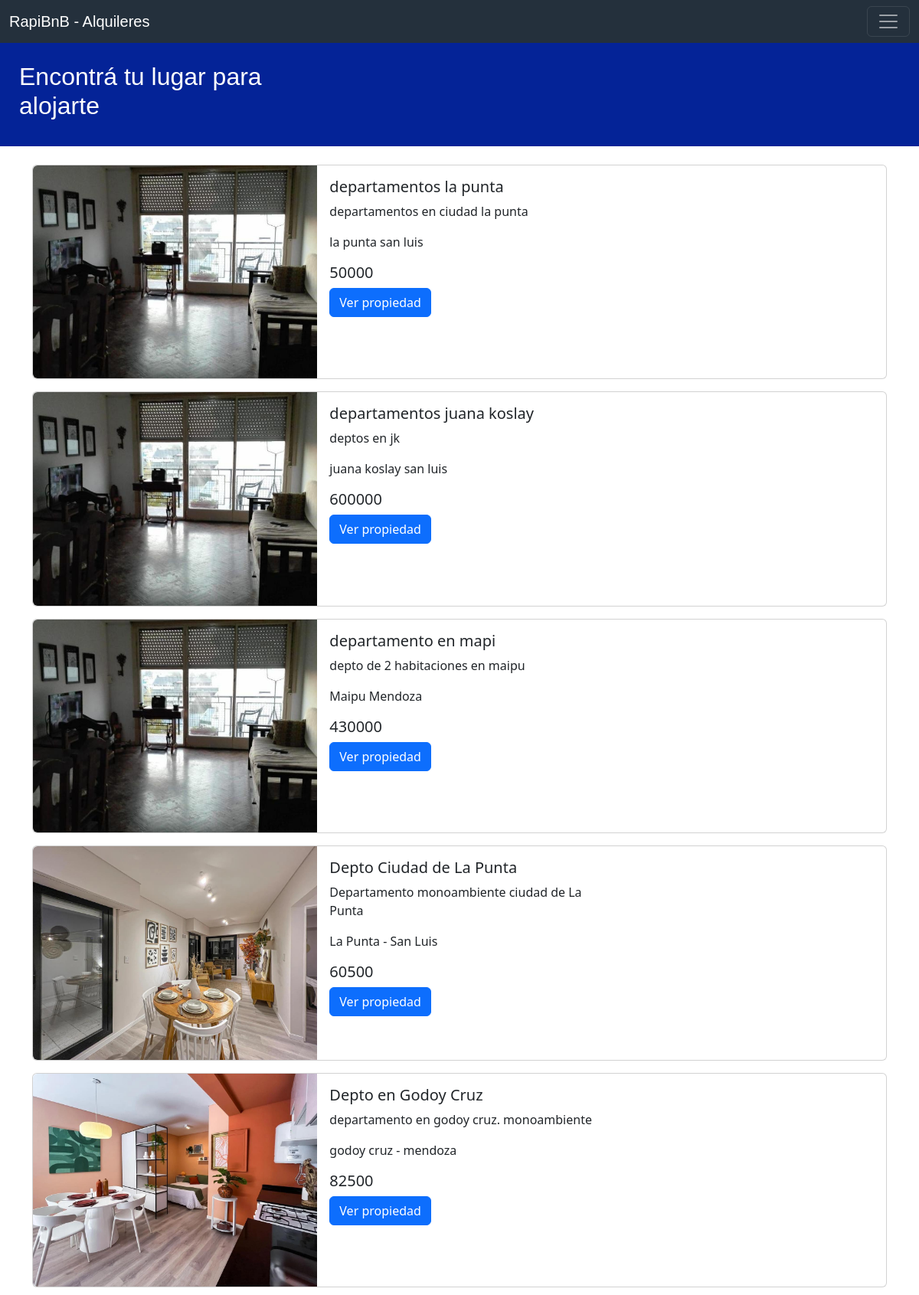
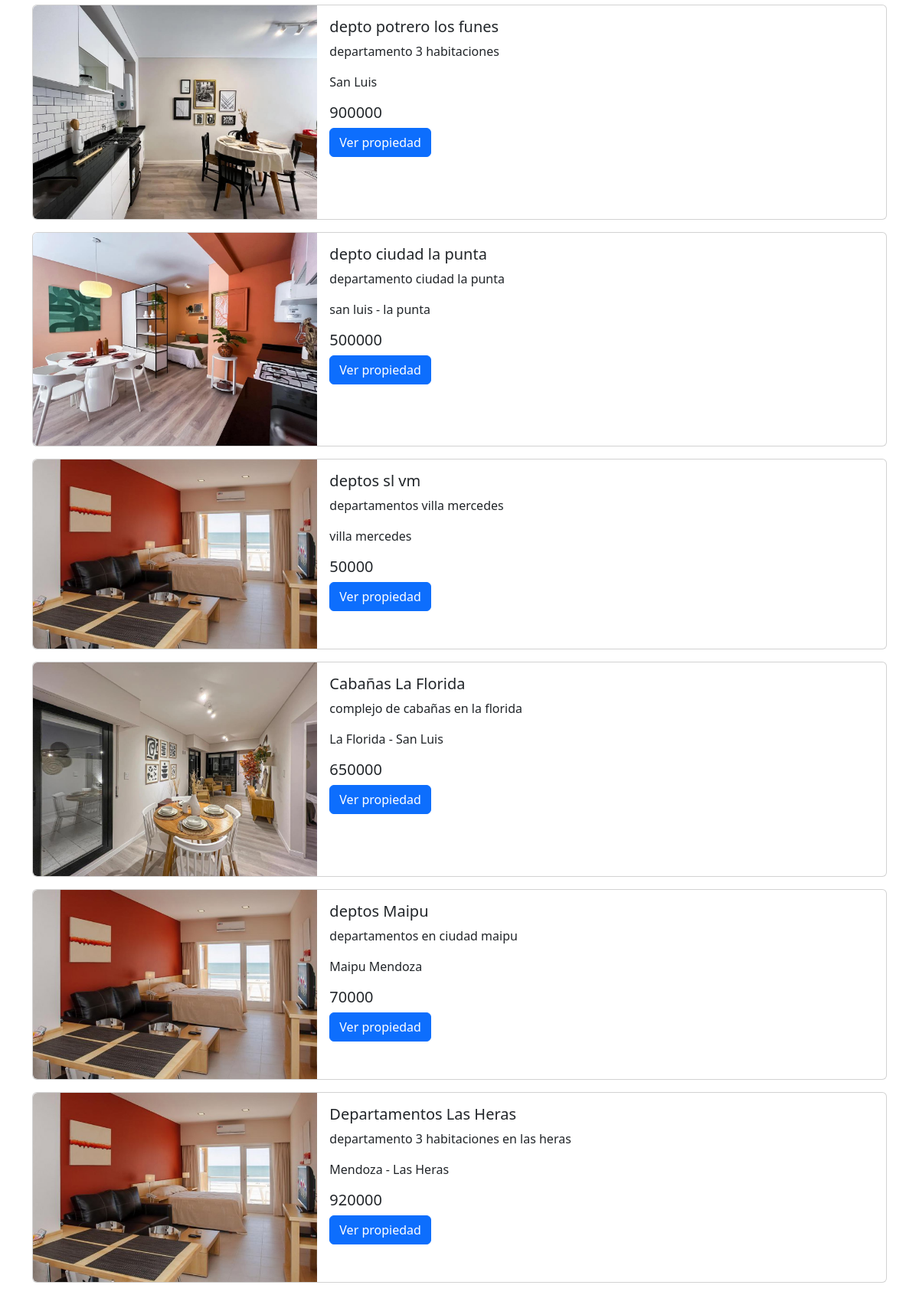
The page / (upper part) on the database its author committed (2 pictures, top to bottom).
### tables this page shows
CREATE TABLE `alquileres` (
  `id` int(11) NOT NULL,
  `titulo` varchar(250) NOT NULL,
  `descripcion` text NOT NULL,
  `ubicacion` varchar(250) NOT NULL,
  `servicios` varchar(250) NOT NULL,
  `costo` int(11) NOT NULL,
  `tminimo` date NOT NULL,
  `tmaximo` date NOT NULL,
  `cupo` int(11) NOT NULL,
  `id_user` int(11) NOT NULL,
  `estado_alquiler` int(11) NOT NULL
);

CREATE TABLE `usuarios` (
  `id_user` int(11) NOT NULL,
  `nombre` varchar(250) NOT NULL,
  `edad` int(11) NOT NULL,
  `telefono` varchar(50) NOT NULL,
  `descripcion` text NOT NULL,
  `imagen` varchar(250) NOT NULL,
  `user` varchar(250) NOT NULL,
  `pass` varchar(250) NOT NULL
);

CREATE TABLE `fotos` (
  `id_foto` int(11) NOT NULL,
  `nombre` varchar(250) NOT NULL,
  `id_alquiler` int(11) NOT NULL
);

### index.php (the view, shortened to what this page needs)
<!DOCTYPE html>
<html lang="en">
<head>
    <link href="css/bootstrap.min.css" rel="stylesheet">
    <link href="css/style.css" rel="stylesheet">
</head>
<body>
<?php
    require('includes/header.php');
?>
<div class="container-fluid" style="background-color: #042397; padding: 25px; margin-bottom: 2%; color: #fff; font-family: 'Gill Sans', 'Gill Sans MT', Calibri, 'Trebuchet MS', sans-serif;">
    <div class="row">
        <div class="col-md-4 col-lg-4">
            <h2>Encontrá tu lugar para alojarte</h2>
        </div>
    </div>
</div>
<section class="container-lg" id="posts">
<?php
    $sql_alquiler = "SELECT * FROM alquileres";
    $result_alquiler = mysqli_query($conexion, $sql_alquiler);
    while ($mostrar_alquiler = mysqli_fetch_array($result_alquiler)) {
        $id_alquiler = $mostrar_alquiler['id'];
        $id_user = $mostrar_alquiler['id_user'];
?>
    <div class="row">
        <div class="col-12 col-lg-12 col-md-12 col-sm-12">
            <div class="card mb-3" style="max-width: 100%;">
                <div class="row g-0">
                    <div class="col-md-4">
                        <?php
                            $sql_user = "SELECT * FROM usuarios WHERE id_user = '$id_user'";
                            $result_user = mysqli_query($conexion, $sql_user);
                            $mostrar_user = mysqli_fetch_array($result_user);
                            $usuario = $mostrar_user['user'];
                        ?>
                        <?php
                            $sql_foto = "SELECT * FROM fotos WHERE id_alquiler = '$id_alquiler'";
                            $result_foto = mysqli_query($conexion, $sql_foto);
                            $mostrar_foto = mysqli_fetch_array(($result_foto));
                            $img = $mostrar_foto['nombre'];
                            $ruta = "files/" . $usuario . "/" . $id_alquiler . "/". $img;
                        ?>
                        <img src=" <?php echo $ruta; ?> " class="img-fluid rounded-start" alt="">
                    </div>
                    <div class="m-3 col-md-4">
                        <h5 class="card-title"> <?php echo $mostrar_alquiler['titulo']; ?> </h5>
                        <p class="card-text"> <?php echo $mostrar_alquiler['descripcion']; ?> </p>
                        <p class="card-text"> <?php echo $mostrar_alquiler['ubicacion']; ?> </p>
                        <h5 class="card-title"> <?php echo $mostrar_alquiler['costo']; ?> </h5>
                        <a href="propiedad.php?idalquiler=<?php echo $id_alquiler; ?>" class="btn btn-primary">Ver propiedad</a>
                    </div>
                </div>
            </div>
        </div>
    </div>
<?php
    }
?>
</section>
</body>
</html>

### css/style.css (style rules this page uses)
* { margin: 0; padding: 0; box-sizing: border-box; }

### rows shown on the page
alquileres: id_user+id (picture), titulo "departamentos la punta", descripcion "departamentos en ciudad la punta", ubicacion "la punta san luis", costo "50000"
alquileres: id_user+id (picture), titulo "departamentos juana koslay", descripcion "deptos en jk", ubicacion "juana koslay san luis", costo "600000"
alquileres: id_user+id (picture), titulo "departamento en mapi", descripcion "depto de 2 habitaciones en maipu", ubicacion "Maipu Mendoza", costo "430000"
alquileres: id_user+id (picture), titulo "Depto Ciudad de La Punta", descripcion "Departamento monoambiente ciudad de La Punta", ubicacion "La Punta - San Luis", costo "60500"
alquileres: id_user+id (picture), titulo "Depto en Godoy Cruz", descripcion "departamento en godoy cruz. monoambiente", ubicacion "godoy cruz - mendoza", costo "82500"
alquileres: id_user+id (picture), titulo "depto potrero los funes", descripcion "departamento 3 habitaciones", ubicacion "San Luis", costo "900000"
alquileres: id_user+id (picture), titulo "depto ciudad la punta", descripcion "departamento ciudad la punta", ubicacion "san luis - la punta", costo "500000"
alquileres: id_user+id (picture), titulo "deptos sl vm", descripcion "departamentos villa mercedes", ubicacion "villa mercedes", costo "50000"
alquileres: id_user+id (picture), titulo "Cabañas La Florida", descripcion "complejo de cabañas en la florida", ubicacion "La Florida - San Luis", costo "650000"
alquileres: id_user+id (picture), titulo "deptos Maipu", descripcion "departamentos en ciudad maipu", ubicacion "Maipu Mendoza", costo "70000"
alquileres: id_user+id (picture), titulo "Departamentos Las Heras", descripcion "departamento 3 habitaciones en las heras", ubicacion "Mendoza - Las Heras", costo "920000"
